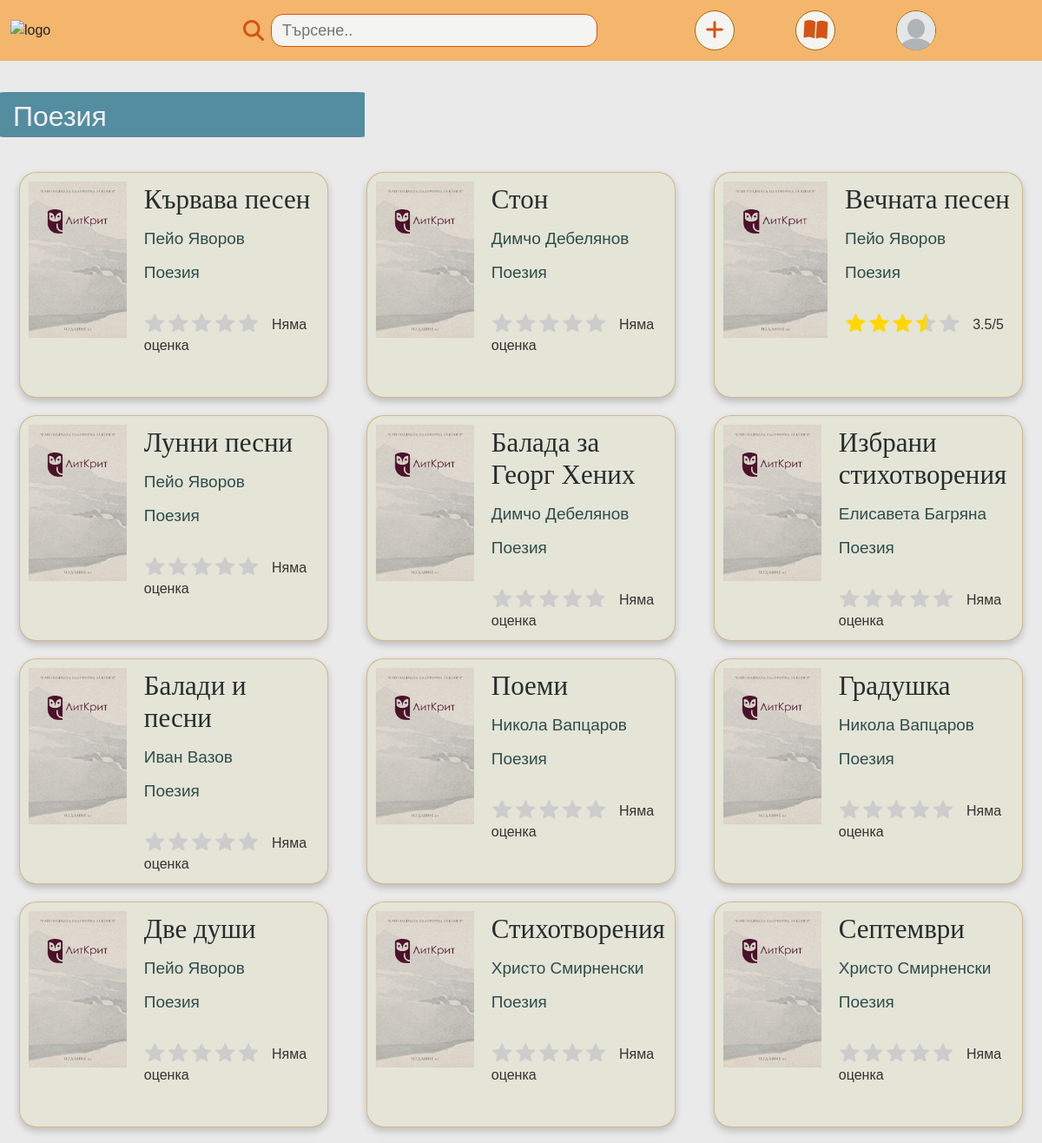
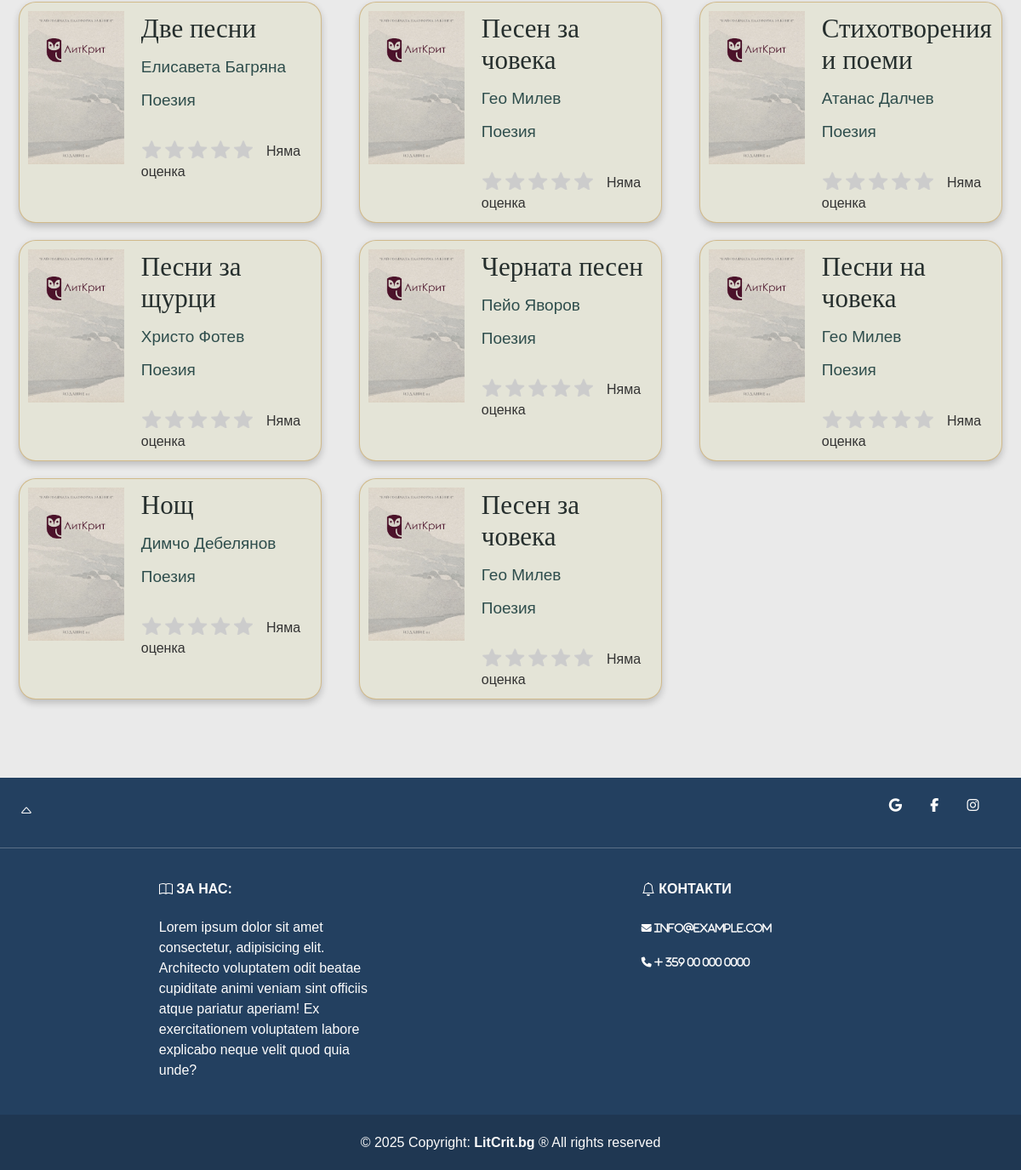
The page /book-genres.php?genreID=1 on the database its author committed (2 pictures, top to bottom).
### tables this page shows
CREATE TABLE `genre` (
  `genreID` int(11) NOT NULL AUTO_INCREMENT,
  `genreOrder` int(11) DEFAULT NULL,
  `bookGenre` varchar(80) DEFAULT NULL,
  PRIMARY KEY (`genreID`)
);

CREATE TABLE `Books` (
  `bookID` int(11) NOT NULL AUTO_INCREMENT,
  `bookTitle` varchar(70) NOT NULL,
  `bookAuthor` varchar(80) NOT NULL,
  `yearOfPublishing` int(11) NOT NULL,
  `bookGenre` int(11) DEFAULT NULL,
  `bookAnnotation` varchar(500) DEFAULT NULL,
  `bookCover` varchar(1000) DEFAULT NULL,
  `dateAdded` datetime DEFAULT current_timestamp(),
  `userID` int(11) NOT NULL,
  `status` enum('pending','approved','declined') DEFAULT 'pending',
  `rating_sum` int(11) DEFAULT 0,
  `rating_count` int(11) DEFAULT 0,
  PRIMARY KEY (`bookID`),
  KEY `bookGenre` (`bookGenre`),
  KEY `userID` (`userID`),
  CONSTRAINT `books_ibfk_1` FOREIGN KEY (`bookGenre`) REFERENCES `genre` (`genreID`),
  CONSTRAINT `books_ibfk_2` FOREIGN KEY (`userID`) REFERENCES `User` (`userID`)
);

### elements/book-card.php (the view, shortened to what this page needs)
<a href="book-details.php?id=<?php echo $el["bookID"]; ?>">
    <div class="book-card">
        <img class="img-fluid book-cover" src="images/covers/<?php echo $el["bookCover"]; ?>" alt="корица">
        <div class="book-card-body">
            <h5 class="title"><?php echo $el["bookTitle"] ?></h5>
            <h4 class="author"><?php echo $el["bookAuthor"] ?></h4>
            <h4 class="genre"><?php echo $el["bookGenre"] ?></h4>
                <?php
                $average = $el['rating_count'] > 0 ? round($el['rating_sum'] / $el['rating_count'], 2) : 0;
                ?>
            <div>
                <div class="stars-landing" style="--rating: <?= $average ?>;">
                    ⭐⭐⭐⭐⭐
                </div>
                <span style="margin-left:8px; color:#333; font-size:16px;">
                    <?= ($average > 0) ? "{$average}/5" : "Няма оценка" ?>
                </span>
            </div>
        </div>
    </div>
</a>

### book-genres.php (shortened to what this page needs)
<!DOCTYPE html>
<html lang="en">
<head>
</head>
<body>
    <div class="container-fluid">
        <?php include("./elements/header.php");
        $genreID = $_GET['genreID'];
        $stmt = $connection->prepare(" SELECT bookGenre from genre g WHERE g.genreID = ?");
        $stmt->execute([$genreID]);
        $genre = $stmt->fetch();
        ?>
        <h2 class="page-category-title"><?= $genre["bookGenre"]; ?></h2>
        <div class="row book-row">
            <?php
            $stmt = $connection->prepare("SELECT b.*, g.bookGenre FROM Books b JOIN genre g ON b.bookGenre = g.genreID WHERE g.genreID = ?");
            $stmt->execute([$genreID]);
            $books = $stmt->fetchAll();
            if ($books) {
            foreach ($books as $el) {
                ?>
                <div class="col-xl-4 col-sm-6 col-12">
                <?php include("./elements/book-card.php") ?>
                </div>
                <?php
            }
            } else {
            echo "<h3 style='text-align: center;'>Все още няма публикувани книги.</h3>";
            }
            ?>
        </div>
        <?php include("./elements/footer.php") ?>
    </div>
</body>
</html>

### styles/styles.css (style rules this page uses)
* { margin: 0; padding: 0; font-family: "Advent Pro", sans-serif; scroll-behavior: smooth; box-sizing: border-box; }
:root { --main-bckgr-color: #eaeaea; --main-white: #f4f4f0; --dark-orange: #d45414; --dark-blue: #234060; --light-blue: #548ca0; --black: #333; --box-shadow-black: #00000033; --btn-color: #d35353; --btn-text-color: #e5e5e0fd; --header-color: #f4b364f0; }
body { overflow-x: hidden; margin-right: 0px; padding-top: 70px; background-color: var(--main-bckgr-color); }
a { text-decoration: none; color: inherit; }
.container-fluid { margin-top: 0px; background-color: var(--main-bckgr-color); padding: 0 !important; }
.categories-h, .page-category-title { margin-bottom: 30px !important; padding: 9px 6px 22px 15px; margin-top: 36px; border-radius: 2%; width: 35%; height: 52px; background-color: var(--light-blue); color: #f5f5f5f9; }
.book-card, .book-card-waiting { display: flex; height: 260px; background-color: #e4e4d7; border: 1px solid #b3791765; border-radius: 20px; padding: 10px; margin: 10px; box-shadow: 0 4px 8px var(--box-shadow-black); }
.book-cover { width: 120px; height: 180px; margin-right: 20px; }
.book-card-body { display: flex; flex-direction: column; }
.title { margin-bottom: 1rem; margin-top: 2px; font-size: 31px; color: #0e1818e3; font-family: "Caveat"; font-weight: 500; }
.author, .genre { margin-bottom: 1rem; font-size: 19px; color: #193b3be4; }
:root { --star-size: 20px; --star-color: #fff; --star-background: gold; }
.stars-landing { --percent: calc(var(--rating, 0) / 5 * 100%); display: inline-block; font-size: var(--star-size, 22px); letter-spacing: 2px; line-height: 1; text-align: left; background: linear-gradient( 90deg, var(--star-background, #ffca08) 0%, var(--star-background, #ffca08) var(--percent), #ccc var(--percent), #ccc 100% ); -webkit-background-clip: text; background-clip: text; -webkit-text-fill-color: transparent; }
.stars-landing::before { content: "⭐⭐⭐⭐⭐"; display: block; position: relative; }
.book-row { margin: 25px 0; }

### rows shown on the page
genre: bookGenre "Поезия"
books: bookCover (picture), bookTitle "Кървава песен", bookAuthor "Пейо Яворов", bookGenre.bookGenre "Поезия", $average 0 (drawn), rating_count "Няма оценка"
books: bookCover (picture), bookTitle "Стон", bookAuthor "Димчо Дебелянов", bookGenre.bookGenre "Поезия", $average 0 (drawn), rating_count "Няма оценка"
books: bookCover (picture), bookTitle "Вечната песен", bookAuthor "Пейо Яворов", bookGenre.bookGenre "Поезия", average "3.5"
books: bookCover (picture), bookTitle "Лунни песни", bookAuthor "Пейо Яворов", bookGenre.bookGenre "Поезия", $average 0 (drawn), rating_count "Няма оценка"
books: bookCover (picture), bookTitle "Балада за Георг Хених", bookAuthor "Димчо Дебелянов", bookGenre.bookGenre "Поезия", $average 0 (drawn), rating_count "Няма оценка"
books: bookCover (picture), bookTitle "Избрани стихотворения", bookAuthor "Елисавета Багряна", bookGenre.bookGenre "Поезия", $average 0 (drawn), rating_count "Няма оценка"
books: bookCover (picture), bookTitle "Балади и песни", bookAuthor "Иван Вазов", bookGenre.bookGenre "Поезия", $average 0 (drawn), rating_count "Няма оценка"
books: bookCover (picture), bookTitle "Поеми", bookAuthor "Никола Вапцаров", bookGenre.bookGenre "Поезия", $average 0 (drawn), rating_count "Няма оценка"
books: bookCover (picture), bookTitle "Градушка", bookAuthor "Никола Вапцаров", bookGenre.bookGenre "Поезия", $average 0 (drawn), rating_count "Няма оценка"
books: bookCover (picture), bookTitle "Две души", bookAuthor "Пейо Яворов", bookGenre.bookGenre "Поезия", $average 0 (drawn), rating_count "Няма оценка"
books: bookCover (picture), bookTitle "Стихотворения", bookAuthor "Христо Смирненски", bookGenre.bookGenre "Поезия", $average 0 (drawn), rating_count "Няма оценка"
books: bookCover (picture), bookTitle "Септември", bookAuthor "Христо Смирненски", bookGenre.bookGenre "Поезия", $average 0 (drawn), rating_count "Няма оценка"
books: bookCover (picture), bookTitle "Две песни", bookAuthor "Елисавета Багряна", bookGenre.bookGenre "Поезия", $average 0 (drawn), rating_count "Няма оценка"
books: bookCover (picture), bookTitle "Песен за човека", bookAuthor "Гео Милев", bookGenre.bookGenre "Поезия", $average 0 (drawn), rating_count "Няма оценка"
books: bookCover (picture), bookTitle "Стихотворения и поеми", bookAuthor "Атанас Далчев", bookGenre.bookGenre "Поезия", $average 0 (drawn), rating_count "Няма оценка"
books: bookCover (picture), bookTitle "Песни за щурци", bookAuthor "Христо Фотев", bookGenre.bookGenre "Поезия", $average 0 (drawn), rating_count "Няма оценка"
books: bookCover (picture), bookTitle "Черната песен", bookAuthor "Пейо Яворов", bookGenre.bookGenre "Поезия", $average 0 (drawn), rating_count "Няма оценка"
books: bookCover (picture), bookTitle "Песни на човека", bookAuthor "Гео Милев", bookGenre.bookGenre "Поезия", $average 0 (drawn), rating_count "Няма оценка"
books: bookCover (picture), bookTitle "Нощ", bookAuthor "Димчо Дебелянов", bookGenre.bookGenre "Поезия", $average 0 (drawn), rating_count "Няма оценка"
books: bookCover (picture), bookTitle "Песен за човека", bookAuthor "Гео Милев", bookGenre.bookGenre "Поезия", $average 0 (drawn), rating_count "Няма оценка"
